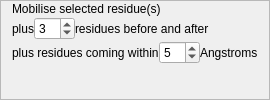
                  <widget class="QFrame" name="_sim_basic_mobile_selection_frame">
                   <property name="sizePolicy">
                    <sizepolicy hsizetype="Preferred" vsizetype="Fixed">
                     <horstretch>0</horstretch>
                     <verstretch>0</verstretch>
                    </sizepolicy>
                   </property>
                   <property name="minimumSize">
                    <size>
                     <width>0</width>
                     <height>100</height>
                    </size>
                   </property>
                   <property name="maximumSize">
                    <size>
                     <width>16777215</width>
                     <height>100</height>
                    </size>
                   </property>
                   <property name="frameShape">
                    <enum>QFrame::StyledPanel</enum>
                   </property>
                   <property name="frameShadow">
                    <enum>QFrame::Raised</enum>
                   </property>
                   <layout class="QFormLayout" name="formLayout">
                    <property name="verticalSpacing">
                     <number>1</number>
                    </property>
                    <property name="topMargin">
                     <number>1</number>
                    </property>
                    <property name="bottomMargin">
                     <number>1</number>
                    </property>
                    <item row="0" column="0">
                     <widget class="QLabel" name="label_2">
                      <property name="text">
                       <string>Mobilise selected residue(s) </string>
                      </property>
                     </widget>
                    </item>
                    <item row="1" column="0">
                     <layout class="QHBoxLayout" name="horizontalLayout_4">
                      <item>
                       <widget class="QLabel" name="label_3">
                        <property name="text">
                         <string>plus</string>
                        </property>
                       </widget>
                      </item>
                      <item>
                       <widget class="QSpinBox" name="_sim_basic_mobile_b_and_a_spinbox">
                        <property name="value">
                         <number>3</number>
                        </property>
                       </widget>
                      </item>
                      <item>
                       <widget class="QLabel" name="label_4">
                        <property name="text">
                         <string>residues before and after</string>
                        </property>
                       </widget>
                      </item>
                     </layout>
                    </item>
                    <item row="2" column="0">
                     <layout class="QHBoxLayout" name="horizontalLayout_5">
                      <item>
                       <widget class="QLabel" name="label_5">
                        <property name="text">
                         <string>plus residues coming within</string>
                        </property>
                       </widget>
                      </item>
                      <item>
                       <widget class="QSpinBox" name="_sim_basic_mobile_sel_within_spinbox">
                        <property name="value">
                         <number>5</number>
                        </property>
                       </widget>
                      </item>
                      <item>
                       <widget class="QLabel" name="label_6">
                        <property name="text">
                         <string>Angstroms</string>
                        </property>
                       </widget>
                      </item>
                     </layout>
                    </item>
                   </layout>
                  </widget>
